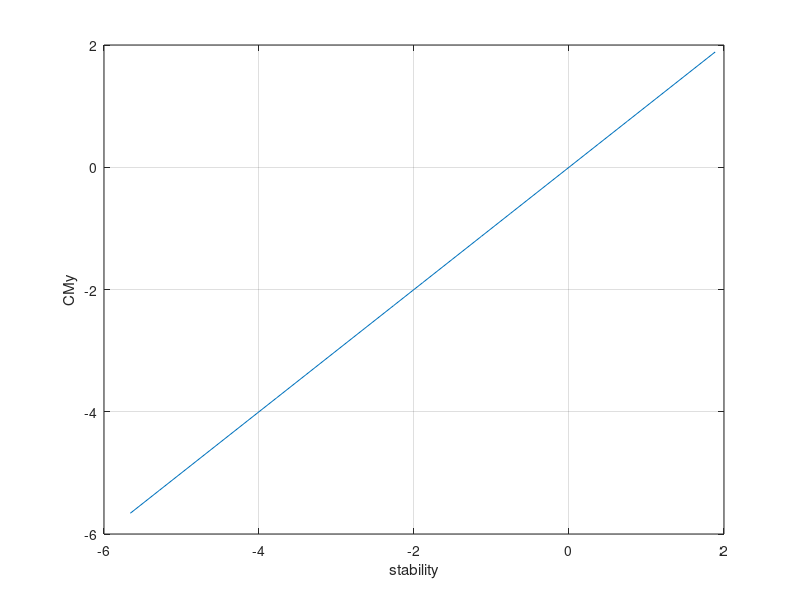

This chart was generated by the following MATLAB code:
clear
clc
close all
%% description of rocket
% mass = 260kg, Ix = 0.5kg-m^2, Iy = Iz = 500kg-m^2, total length = 6m
% diameter = 0.265m
%% Varying CP postion
d = 0.265;
S = 1/4*pi*d^2;
% rho = 1.2;
% V = 500;
% Q = 1/2*rou*V^2;
% CNnose = 0.5;
% CPnose = 0.85;
% CNcanard = 0.5;
% CPcanard = 1;
% CNtail = 0.5;
% CPtail = 5.5;
CN = 1;
CG = 3:0.1:5;
CP = 3.5;
stability = (CP-CG)/d;
CMy = stability*CN;
plot(stability,CMy)
xlabel("stability")
ylabel("CMy")
grid on
hold on
%% Same stability with different CG,CP position

%% Large CN with small stability V.S. Large stability with small CN


%% Disturbance sensitivity with different CG,CP position and AOA